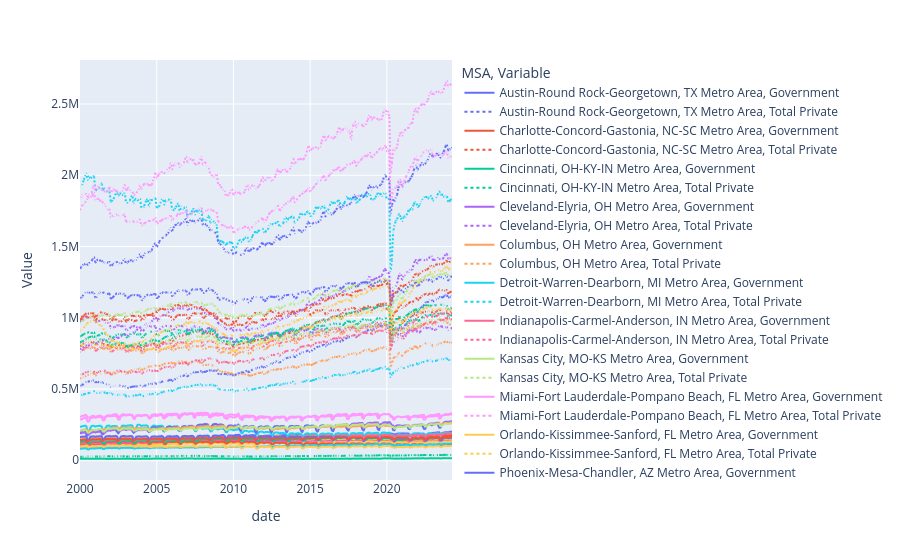

Notebook code for this chart:
### Code cell
# Plotting number of jobs by MSA and Variable.

fig = px.line(df_jobs, x='date', y="Value", color='MSA', line_group = 'Variable', line_dash='Variable')
fig.show()

### Figure 1 — Plotly figure (JSON) as saved in the notebook; plotly's stock layout.template omitted (floating-point values rounded to 4 significant figures; data arrays with more than 128 entries replaced by an {"elided": "..."} marker saying what was removed)
{"data": [{"hovertemplate": "MSA=Austin-Round Rock-Georgetown, TX Metro Area<br>Variable=Government<br>date=%{x}<br>Value=%{y}<extra></extra>", "legendgroup": "Austin-Round Rock-Georgetown, TX Metro Area, Government", "line": {"color": "#636efa", "dash": "solid"}, "marker": {"symbol": "circle"}, "mode": "lines", "name": "Austin-Round Rock-Georgetown, TX Metro Area, Government", "showlegend": true, "type": "scattergl", "x": {"elided": "292 str values"}, "xaxis": "x", "y": {"elided": "292 int values"}, "yaxis": "y"}, {"hovertemplate": "MSA=Austin-Round Rock-Georgetown, TX Metro Area<br>Variable=Total Private<br>date=%{x}<br>Value=%{y}<extra></extra>", "legendgroup": "Austin-Round Rock-Georgetown, TX Metro Area, Total Private", "line": {"color": "#636efa", "dash": "dot"}, "marker": {"symbol": "circle"}, "mode": "lines", "name": "Austin-Round Rock-Georgetown, TX Metro Area, Total Private", "showlegend": true, "type": "scattergl", "x": {"elided": "292 str values"}, "xaxis": "x", "y": {"elided": "292 float values"}, "yaxis": "y"}, {"hovertemplate": "MSA=Charlotte-Concord-Gastonia, NC-SC Metro Area<br>Variable=Government<br>date=%{x}<br>Value=%{y}<extra></extra>", "legendgroup": "Charlotte-Concord-Gastonia, NC-SC Metro Area, Government", "line": {"color": "#EF553B", "dash": "solid"}, "marker": {"symbol": "circle"}, "mode": "lines", "name": "Charlotte-Concord-Gastonia, NC-SC Metro Area, Government", "showlegend": true, "type": "scattergl", "x": {"elided": "292 str values"}, "xaxis": "x", "y": {"elided": "292 int values"}, "yaxis": "y"}, {"hovertemplate": "MSA=Charlotte-Concord-Gastonia, NC-SC Metro Area<br>Variable=Total Private<br>date=%{x}<br>Value=%{y}<extra></extra>", "legendgroup": "Charlotte-Concord-Gastonia, NC-SC Metro Area, Total Private", "line": {"color": "#EF553B", "dash": "dot"}, "marker": {"symbol": "circle"}, "mode": "lines", "name": "Charlotte-Concord-Gastonia, NC-SC Metro Area, Total Private", "showlegend": true, "type": "scattergl", "x": {"elided": "292 str values"}, "xaxis": "x", "y": {"elided": "292 int values"}, "yaxis": "y"}, {"hovertemplate": "MSA=Cincinnati, OH-KY-IN Metro Area<br>Variable=Government<br>date=%{x}<br>Value=%{y}<extra></extra>", "legendgroup": "Cincinnati, OH-KY-IN Metro Area, Government", "line": {"color": "#00cc96", "dash": "solid"}, "marker": {"symbol": "circle"}, "mode": "lines", "name": "Cincinnati, OH-KY-IN Metro Area, Government", "showlegend": true, "type": "scattergl", "x": {"elided": "292 str values"}, "xaxis": "x", "y": {"elided": "292 int values"}, "yaxis": "y"}, {"hovertemplate": "MSA=Cincinnati, OH-KY-IN Metro Area<br>Variable=Total Private<br>date=%{x}<br>Value=%{y}<extra></extra>", "legendgroup": "Cincinnati, OH-KY-IN Metro Area, Total Private", "line": {"color": "#00cc96", "dash": "dot"}, "marker": {"symbol": "circle"}, "mode": "lines", "name": "Cincinnati, OH-KY-IN Metro Area, Total Private", "showlegend": true, "type": "scattergl", "x": {"elided": "292 str values"}, "xaxis": "x", "y": {"elided": "292 int values"}, "yaxis": "y"}, {"hovertemplate": "MSA=Cleveland-Elyria, OH Metro Area<br>Variable=Government<br>date=%{x}<br>Value=%{y}<extra></extra>", "legendgroup": "Cleveland-Elyria, OH Metro Area, Government", "line": {"color": "#ab63fa", "dash": "solid"}, "marker": {"symbol": "circle"}, "mode": "lines", "name": "Cleveland-Elyria, OH Metro Area, Government", "showlegend": true, "type": "scattergl", "x": {"elided": "292 str values"}, "xaxis": "x", "y": {"elided": "292 int values"}, "yaxis": "y"}, {"hovertemplate": "MSA=Cleveland-Elyria, OH Metro Area<br>Variable=Total Private<br>date=%{x}<br>Value=%{y}<extra></extra>", "legendgroup": "Cleveland-Elyria, OH Metro Area, Total Private", "line": {"color": "#ab63fa", "dash": "dot"}, "marker": {"symbol": "circle"}, "mode": "lines", "name": "Cleveland-Elyria, OH Metro Area, Total Private", "showlegend": true, "type": "scattergl", "x": {"elided": "292 str values"}, "xaxis": "x", "y": {"elided": "292 int values"}, "yaxis": "y"}, {"hovertemplate": "MSA=Columbus, OH Metro Area<br>Variable=Government<br>date=%{x}<br>Value=%{y}<extra></extra>", "legendgroup": "Columbus, OH Metro Area, Government", "line": {"color": "#FFA15A", "dash": "solid"}, "marker": {"symbol": "circle"}, "mode": "lines", "name": "Columbus, OH Metro Area, Government", "showlegend": true, "type": "scattergl", "x": {"elided": "292 str values"}, "xaxis": "x", "y": {"elided": "292 int values"}, "yaxis": "y"}, {"hovertemplate": "MSA=Columbus, OH Metro Area<br>Variable=Total Private<br>date=%{x}<br>Value=%{y}<extra></extra>", "legendgroup": "Columbus, OH Metro Area, Total Private", "line": {"color": "#FFA15A", "dash": "dot"}, "marker": {"symbol": "circle"}, "mode": "lines", "name": "Columbus, OH Metro Area, Total Private", "showlegend": true, "type": "scattergl", "x": {"elided": "292 str values"}, "xaxis": "x", "y": {"elided": "292 int values"}, "yaxis": "y"}, {"hovertemplate": "MSA=Detroit-Warren-Dearborn, MI Metro Area<br>Variable=Government<br>date=%{x}<br>Value=%{y}<extra></extra>", "legendgroup": "Detroit-Warren-Dearborn, MI Metro Area, Government", "line": {"color": "#19d3f3", "dash": "solid"}, "marker": {"symbol": "circle"}, "mode": "lines", "name": "Detroit-Warren-Dearborn, MI Metro Area, Government", "showlegend": true, "type": "scattergl", "x": {"elided": "292 str values"}, "xaxis": "x", "y": {"elided": "292 int values"}, "yaxis": "y"}, {"hovertemplate": "MSA=Detroit-Warren-Dearborn, MI Metro Area<br>Variable=Total Private<br>date=%{x}<br>Value=%{y}<extra></extra>", "legendgroup": "Detroit-Warren-Dearborn, MI Metro Area, Total Private", "line": {"color": "#19d3f3", "dash": "dot"}, "marker": {"symbol": "circle"}, "mode": "lines", "name": "Detroit-Warren-Dearborn, MI Metro Area, Total Private", "showlegend": true, "type": "scattergl", "x": {"elided": "292 str values"}, "xaxis": "x", "y": {"elided": "292 int values"}, "yaxis": "y"}, {"hovertemplate": "MSA=Indianapolis-Carmel-Anderson, IN Metro Area<br>Variable=Government<br>date=%{x}<br>Value=%{y}<extra></extra>", "legendgroup": "Indianapolis-Carmel-Anderson, IN Metro Area, Government", "line": {"color": "#FF6692", "dash": "solid"}, "marker": {"symbol": "circle"}, "mode": "lines", "name": "Indianapolis-Carmel-Anderson, IN Metro Area, Government", "showlegend": true, "type": "scattergl", "x": {"elided": "292 str values"}, "xaxis": "x", "y": {"elided": "292 int values"}, "yaxis": "y"}, {"hovertemplate": "MSA=Indianapolis-Carmel-Anderson, IN Metro Area<br>Variable=Total Private<br>date=%{x}<br>Value=%{y}<extra></extra>", "legendgroup": "Indianapolis-Carmel-Anderson, IN Metro Area, Total Private", "line": {"color": "#FF6692", "dash": "dot"}, "marker": {"symbol": "circle"}, "mode": "lines", "name": "Indianapolis-Carmel-Anderson, IN Metro Area, Total Private", "showlegend": true, "type": "scattergl", "x": {"elided": "292 str values"}, "xaxis": "x", "y": {"elided": "292 int values"}, "yaxis": "y"}, {"hovertemplate": "MSA=Kansas City, MO-KS Metro Area<br>Variable=Government<br>date=%{x}<br>Value=%{y}<extra></extra>", "legendgroup": "Kansas City, MO-KS Metro Area, Government", "line": {"color": "#B6E880", "dash": "solid"}, "marker": {"symbol": "circle"}, "mode": "lines", "name": "Kansas City, MO-KS Metro Area, Government", "showlegend": true, "type": "scattergl", "x": {"elided": "292 str values"}, "xaxis": "x", "y": {"elided": "292 int values"}, "yaxis": "y"}, {"hovertemplate": "MSA=Kansas City, MO-KS Metro Area<br>Variable=Total Private<br>date=%{x}<br>Value=%{y}<extra></extra>", "legendgroup": "Kansas City, MO-KS Metro Area, Total Private", "line": {"color": "#B6E880", "dash": "dot"}, "marker": {"symbol": "circle"}, "mode": "lines", "name": "Kansas City, MO-KS Metro Area, Total Private", "showlegend": true, "type": "scattergl", "x": {"elided": "292 str values"}, "xaxis": "x", "y": {"elided": "292 int values"}, "yaxis": "y"}, {"hovertemplate": "MSA=Miami-Fort Lauderdale-Pompano Beach, FL Metro Area<br>Variable=Government<br>date=%{x}<br>Value=%{y}<extra></extra>", "legendgroup": "Miami-Fort Lauderdale-Pompano Beach, FL Metro Area, Government", "line": {"color": "#FF97FF", "dash": "solid"}, "marker": {"symbol": "circle"}, "mode": "lines", "name": "Miami-Fort Lauderdale-Pompano Beach, FL Metro Area, Government", "showlegend": true, "type": "scattergl", "x": {"elided": "292 str values"}, "xaxis": "x", "y": {"elided": "292 int values"}, "yaxis": "y"}, {"hovertemplate": "MSA=Miami-Fort Lauderdale-Pompano Beach, FL Metro Area<br>Variable=Total Private<br>date=%{x}<br>Value=%{y}<extra></extra>", "legendgroup": "Miami-Fort Lauderdale-Pompano Beach, FL Metro Area, Total Private", "line": {"color": "#FF97FF", "dash": "dot"}, "marker": {"symbol": "circle"}, "mode": "lines", "name": "Miami-Fort Lauderdale-Pompano Beach, FL Metro Area, Total Private", "showlegend": true, "type": "scattergl", "x": {"elided": "292 str values"}, "xaxis": "x", "y": {"elided": "292 int values"}, "yaxis": "y"}, {"hovertemplate": "MSA=Orlando-Kissimmee-Sanford, FL Metro Area<br>Variable=Government<br>date=%{x}<br>Value=%{y}<extra></extra>", "legendgroup": "Orlando-Kissimmee-Sanford, FL Metro Area, Government", "line": {"color": "#FECB52", "dash": "solid"}, "marker": {"symbol": "circle"}, "mode": "lines", "name": "Orlando-Kissimmee-Sanford, FL Metro Area, Government", "showlegend": true, "type": "scattergl", "x": {"elided": "292 str values"}, "xaxis": "x", "y": {"elided": "292 int values"}, "yaxis": "y"}, {"hovertemplate": "MSA=Orlando-Kissimmee-Sanford, FL Metro Area<br>Variable=Total Private<br>date=%{x}<br>Value=%{y}<extra></extra>", "legendgroup": "Orlando-Kissimmee-Sanford, FL Metro Area, Total Private", "line": {"color": "#FECB52", "dash": "dot"}, "marker": {"symbol": "circle"}, "mode": "lines", "name": "Orlando-Kissimmee-Sanford, FL Metro Area, Total Private", "showlegend": true, "type": "scattergl", "x": {"elided": "292 str values"}, "xaxis": "x", "y": {"elided": "292 int values"}, "yaxis": "y"}, {"hovertemplate": "MSA=Phoenix-Mesa-Chandler, AZ Metro Area<br>Variable=Government<br>date=%{x}<br>Value=%{y}<extra></extra>", "legendgroup": "Phoenix-Mesa-Chandler, AZ Metro Area, Government", "line": {"color": "#636efa", "dash": "solid"}, "marker": {"symbol": "circle"}, "mode": "lines", "name": "Phoenix-Mesa-Chandler, AZ Metro Area, Government", "showlegend": true, "type": "scattergl", "x": {"elided": "292 str values"}, "xaxis": "x", "y": {"elided": "292 float values"}, "yaxis": "y"}, {"hovertemplate": "MSA=Phoenix-Mesa-Chandler, AZ Metro Area<br>Variable=Total Private<br>date=%{x}<br>Value=%{y}<extra></extra>", "legendgroup": "Phoenix-Mesa-Chandler, AZ Metro Area, Total Private", "line": {"color": "#636efa", "dash": "dot"}, "marker": {"symbol": "circle"}, "mode": "lines", "name": "Phoenix-Mesa-Chandler, AZ Metro Area, Total Private", "showlegend": true, "type": "scattergl", "x": {"elided": "292 str values"}, "xaxis": "x", "y": {"elided": "292 int values"}, "yaxis": "y"}, {"hovertemplate": "MSA=Pittsburgh, PA Metro Area<br>Variable=Government<br>date=%{x}<br>Value=%{y}<extra></extra>", "legendgroup": "Pittsburgh, PA Metro Area, Government", "line": {"color": "#EF553B", "dash": "solid"}, "marker": {"symbol": "circle"}, "mode": "lines", "name": "Pittsburgh, PA Metro Area, Government", "showlegend": true, "type": "scattergl", "x": {"elided": "292 str values"}, "xaxis": "x", "y": {"elided": "292 int values"}, "yaxis": "y"}, {"hovertemplate": "MSA=Pittsburgh, PA Metro Area<br>Variable=Total Private<br>date=%{x}<br>Value=%{y}<extra></extra>", "legendgroup": "Pittsburgh, PA Metro Area, Total Private", "line": {"color": "#EF553B", "dash": "dot"}, "marker": {"symbol": "circle"}, "mode": "lines", "name": "Pittsburgh, PA Metro Area, Total Private", "showlegend": true, "type": "scattergl", "x": {"elided": "292 str values"}, "xaxis": "x", "y": {"elided": "292 int values"}, "yaxis": "y"}, {"hovertemplate": "MSA=Portland-Vancouver-Hillsboro, OR-WA Metro Area<br>Variable=Government<br>date=%{x}<br>Value=%{y}<extra></extra>", "legendgroup": "Portland-Vancouver-Hillsboro, OR-WA Metro Area, Government", "line": {"color": "#00cc96", "dash": "solid"}, "marker": {"symbol": "circle"}, "mode": "lines", "name": "Portland-Vancouver-Hillsboro, OR-WA Metro Area, Government", "showlegend": true, "type": "scattergl", "x": {"elided": "292 str values"}, "xaxis": "x", "y": {"elided": "292 int values"}, "yaxis": "y"}, {"hovertemplate": "MSA=Portland-Vancouver-Hillsboro, OR-WA Metro Area<br>Variable=Total Private<br>date=%{x}<br>Value=%{y}<extra></extra>", "legendgroup": "Portland-Vancouver-Hillsboro, OR-WA Metro Area, Total Private", "line": {"color": "#00cc96", "dash": "dot"}, "marker": {"symbol": "circle"}, "mode": "lines", "name": "Portland-Vancouver-Hillsboro, OR-WA Metro Area, Total Private", "showlegend": true, "type": "scattergl", "x": {"elided": "292 str values"}, "xaxis": "x", "y": {"elided": "292 int values"}, "yaxis": "y"}, {"hovertemplate": "MSA=Riverside-San Bernardino-Ontario, CA Metro Area<br>Variable=Government<br>date=%{x}<br>Value=%{y}<extra></extra>", "legendgroup": "Riverside-San Bernardino-Ontario, CA Metro Area, Government", "line": {"color": "#ab63fa", "dash": "solid"}, "marker": {"symbol": "circle"}, "mode": "lines", "name": "Riverside-San Bernardino-Ontario, CA Metro Area, Government", "showlegend": true, "type": "scattergl", "x": {"elided": "292 str values"}, "xaxis": "x", "y": {"elided": "292 float values"}, "yaxis": "y"}, {"hovertemplate": "MSA=Riverside-San Bernardino-Ontario, CA Metro Area<br>Variable=Total Private<br>date=%{x}<br>Value=%{y}<extra></extra>", "legendgroup": "Riverside-San Bernardino-Ontario, CA Metro Area, Total Private", "line": {"color": "#ab63fa", "dash": "dot"}, "marker": {"symbol": "circle"}, "mode": "lines", "name": "Riverside-San Bernardino-Ontario, CA Metro Area, Total Private", "showlegend": true, "type": "scattergl", "x": {"elided": "292 str values"}, "xaxis": "x", "y": {"elided": "292 int values"}, "yaxis": "y"}, {"hovertemplate": "MSA=Sacramento-Roseville-Folsom, CA Metro Area<br>Variable=Government<br>date=%{x}<br>Value=%{y}<extra></extra>", "legendgroup": "Sacramento-Roseville-Folsom, CA Metro Area, Government", "line": {"color": "#FFA15A", "dash": "solid"}, "marker": {"symbol": "circle"}, "mode": "lines", "name": "Sacramento-Roseville-Folsom, CA Metro Area, Government", "showlegend": true, "type": "scattergl", "x": {"elided": "292 str values"}, "xaxis": "x", "y": {"elided": "292 float values"}, "yaxis": "y"}, {"hovertemplate": "MSA=Sacramento-Roseville-Folsom, CA Metro Area<br>Variable=Total Private<br>date=%{x}<br>Value=%{y}<extra></extra>", "legendgroup": "Sacramento-Roseville-Folsom, CA Metro Area, Total Private", "line": {"color": "#FFA15A", "dash": "dot"}, "marker": {"symbol": "circle"}, "mode": "lines", "name": "Sacramento-Roseville-Folsom, CA Metro Area, Total Private", "showlegend": true, "type": "scattergl", "x": {"elided": "292 str values"}, "xaxis": "x", "y": {"elided": "292 int values"}, "yaxis": "y"}, {"hovertemplate": "MSA=Salt Lake City, UT Metro Area<br>Variable=Government<br>date=%{x}<br>Value=%{y}<extra></extra>", "legendgroup": "Salt Lake City, UT Metro Area, Government", "line": {"color": "#19d3f3", "dash": "solid"}, "marker": {"symbol": "circle"}, "mode": "lines", "name": "Salt Lake City, UT Metro Area, Government", "showlegend": true, "type": "scattergl", "x": {"elided": "292 str values"}, "xaxis": "x", "y": {"elided": "292 int values"}, "yaxis": "y"}, {"hovertemplate": "MSA=Salt Lake City, UT Metro Area<br>Variable=Total Private<br>date=%{x}<br>Value=%{y}<extra></extra>", "legendgroup": "Salt Lake City, UT Metro Area, Total Private", "line": {"color": "#19d3f3", "dash": "dot"}, "marker": {"symbol": "circle"}, "mode": "lines", "name": "Salt Lake City, UT Metro Area, Total Private", "showlegend": true, "type": "scattergl", "x": {"elided": "292 str values"}, "xaxis": "x", "y": {"elided": "292 float values"}, "yaxis": "y"}, {"hovertemplate": "MSA=San Antonio-New Braunfels, TX Metro Area<br>Variable=Government<br>date=%{x}<br>Value=%{y}<extra></extra>", "legendgroup": "San Antonio-New Braunfels, TX Metro Area, Government", "line": {"color": "#FF6692", "dash": "solid"}, "marker": {"symbol": "circle"}, "mode": "lines", "name": "San Antonio-New Braunfels, TX Metro Area, Government", "showlegend": true, "type": "scattergl", "x": {"elided": "292 str values"}, "xaxis": "x", "y": {"elided": "292 int values"}, "yaxis": "y"}, {"hovertemplate": "MSA=San Antonio-New Braunfels, TX Metro Area<br>Variable=Total Private<br>date=%{x}<br>Value=%{y}<extra></extra>", "legendgroup": "San Antonio-New Braunfels, TX Metro Area, Total Private", "line": {"color": "#FF6692", "dash": "dot"}, "marker": {"symbol": "circle"}, "mode": "lines", "name": "San Antonio-New Braunfels, TX Metro Area, Total Private", "showlegend": true, "type": "scattergl", "x": {"elided": "292 str values"}, "xaxis": "x", "y": {"elided": "292 int values"}, "yaxis": "y"}, {"hovertemplate": "MSA=San Diego-Chula Vista-Carlsbad, CA Metro Area<br>Variable=Government<br>date=%{x}<br>Value=%{y}<extra></extra>", "legendgroup": "San Diego-Chula Vista-Carlsbad, CA Metro Area, Government", "line": {"color": "#B6E880", "dash": "solid"}, "marker": {"symbol": "circle"}, "mode": "lines", "name": "San Diego-Chula Vista-Carlsbad, CA Metro Area, Government", "showlegend": true, "type": "scattergl", "x": {"elided": "292 str values"}, "xaxis": "x", "y": {"elided": "292 int values"}, "yaxis": "y"}, {"hovertemplate": "MSA=San Diego-Chula Vista-Carlsbad, CA Metro Area<br>Variable=Total Private<br>date=%{x}<br>Value=%{y}<extra></extra>", "legendgroup": "San Diego-Chula Vista-Carlsbad, CA Metro Area, Total Private", "line": {"color": "#B6E880", "dash": "dot"}, "marker": {"symbol": "circle"}, "mode": "lines", "name": "San Diego-Chula Vista-Carlsbad, CA Metro Area, Total Private", "showlegend": true, "type": "scattergl", "x": {"elided": "292 str values"}, "xaxis": "x", "y": {"elided": "292 int values"}, "yaxis": "y"}, {"hovertemplate": "MSA=San Francisco-Oakland-Berkeley, CA Metro Area<br>Variable=Government<br>date=%{x}<br>Value=%{y}<extra></extra>", "legendgroup": "San Francisco-Oakland-Berkeley, CA Metro Area, Government", "line": {"color": "#FF97FF", "dash": "solid"}, "marker": {"symbol": "circle"}, "mode": "lines", "name": "San Francisco-Oakland-Berkeley, CA Metro Area, Government", "showlegend": true, "type": "scattergl", "x": {"elided": "292 str values"}, "xaxis": "x", "y": {"elided": "292 int values"}, "yaxis": "y"}, {"hovertemplate": "MSA=San Francisco-Oakland-Berkeley, CA Metro Area<br>Variable=Total Private<br>date=%{x}<br>Value=%{y}<extra></extra>", "legendgroup": "San Francisco-Oakland-Berkeley, CA Metro Area, Total Private", "line": {"color": "#FF97FF", "dash": "dot"}, "marker": {"symbol": "circle"}, "mode": "lines", "name": "San Francisco-Oakland-Berkeley, CA Metro Area, Total Private", "showlegend": true, "type": "scattergl", "x": {"elided": "292 str values"}, "xaxis": "x", "y": {"elided": "292 int values"}, "yaxis": "y"}, {"hovertemplate": "MSA=San Jose-Sunnyvale-Santa Clara, CA Metro Area<br>Variable=Government<br>date=%{x}<br>Value=%{y}<extra></extra>", "legendgroup": "San Jose-Sunnyvale-Santa Clara, CA Metro Area, Government", "line": {"color": "#FECB52", "dash": "solid"}, "marker": {"symbol": "circle"}, "mode": "lines", "name": "San Jose-Sunnyvale-Santa Clara, CA Metro Area, Government", "showlegend": true, "type": "scattergl", "x": {"elided": "292 str values"}, "xaxis": "x", "y": {"elided": "292 int values"}, "yaxis": "y"}, {"hovertemplate": "MSA=San Jose-Sunnyvale-Santa Clara, CA Metro Area<br>Variable=Total Private<br>date=%{x}<br>Value=%{y}<extra></extra>", "legendgroup": "San Jose-Sunnyvale-Santa Clara, CA Metro Area, Total Private", "line": {"color": "#FECB52", "dash": "dot"}, "marker": {"symbol": "circle"}, "mode": "lines", "name": "San Jose-Sunnyvale-Santa Clara, CA Metro Area, Total Private", "showlegend": true, "type": "scattergl", "x": {"elided": "292 str values"}, "xaxis": "x", "y": {"elided": "292 int values"}, "yaxis": "y"}, {"hovertemplate": "MSA=St. Louis, MO-IL Metro Area<br>Variable=Government<br>date=%{x}<br>Value=%{y}<extra></extra>", "legendgroup": "St. Louis, MO-IL Metro Area, Government", "line": {"color": "#636efa", "dash": "solid"}, "marker": {"symbol": "circle"}, "mode": "lines", "name": "St. Louis, MO-IL Metro Area, Government", "showlegend": true, "type": "scattergl", "x": {"elided": "292 str values"}, "xaxis": "x", "y": {"elided": "292 int values"}, "yaxis": "y"}, {"hovertemplate": "MSA=St. Louis, MO-IL Metro Area<br>Variable=Total Private<br>date=%{x}<br>Value=%{y}<extra></extra>", "legendgroup": "St. Louis, MO-IL Metro Area, Total Private", "line": {"color": "#636efa", "dash": "dot"}, "marker": {"symbol": "circle"}, "mode": "lines", "name": "St. Louis, MO-IL Metro Area, Total Private", "showlegend": true, "type": "scattergl", "x": {"elided": "292 str values"}, "xaxis": "x", "y": {"elided": "292 int values"}, "yaxis": "y"}, {"hovertemplate": "MSA=Tampa-St. Petersburg-Clearwater, FL Metro Area<br>Variable=Government<br>date=%{x}<br>Value=%{y}<extra></extra>", "legendgroup": "Tampa-St. Petersburg-Clearwater, FL Metro Area, Government", "line": {"color": "#EF553B", "dash": "solid"}, "marker": {"symbol": "circle"}, "mode": "lines", "name": "Tampa-St. Petersburg-Clearwater, FL Metro Area, Government", "showlegend": true, "type": "scattergl", "x": {"elided": "292 str values"}, "xaxis": "x", "y": {"elided": "292 int values"}, "yaxis": "y"}, {"hovertemplate": "MSA=Tampa-St. Petersburg-Clearwater, FL Metro Area<br>Variable=Total Private<br>date=%{x}<br>Value=%{y}<extra></extra>", "legendgroup": "Tampa-St. Petersburg-Clearwater, FL Metro Area, Total Private", "line": {"color": "#EF553B", "dash": "dot"}, "marker": {"symbol": "circle"}, "mode": "lines", "name": "Tampa-St. Petersburg-Clearwater, FL Metro Area, Total Private", "showlegend": true, "type": "scattergl", "x": {"elided": "292 str values"}, "xaxis": "x", "y": {"elided": "292 int values"}, "yaxis": "y"}, {"hovertemplate": "MSA=Yuba City, CA Metro Area<br>Variable=Government<br>date=%{x}<br>Value=%{y}<extra></extra>", "legendgroup": "Yuba City, CA Metro Area, Government", "line": {"color": "#00cc96", "dash": "solid"}, "marker": {"symbol": "circle"}, "mode": "lines", "name": "Yuba City, CA Metro Area, Government", "showlegend": true, "type": "scattergl", "x": {"elided": "292 str values"}, "xaxis": "x", "y": {"elided": "292 int values"}, "yaxis": "y"}, {"hovertemplate": "MSA=Yuba City, CA Metro Area<br>Variable=Total Private<br>date=%{x}<br>Value=%{y}<extra></extra>", "legendgroup": "Yuba City, CA Metro Area, Total Private", "line": {"color": "#00cc96", "dash": "dot"}, "marker": {"symbol": "circle"}, "mode": "lines", "name": "Yuba City, CA Metro Area, Total Private", "showlegend": true, "type": "scattergl", "x": {"elided": "292 str values"}, "xaxis": "x", "y": {"elided": "292 float values"}, "yaxis": "y"}], "layout": {"legend": {"title": {"text": "MSA, Variable"}, "tracegroupgap": 0}, "margin": {"t": 60}, "xaxis": {"anchor": "y", "domain": [0, 1], "title": {"text": "date"}}, "yaxis": {"anchor": "x", "domain": [0, 1], "title": {"text": "Value"}}}}
